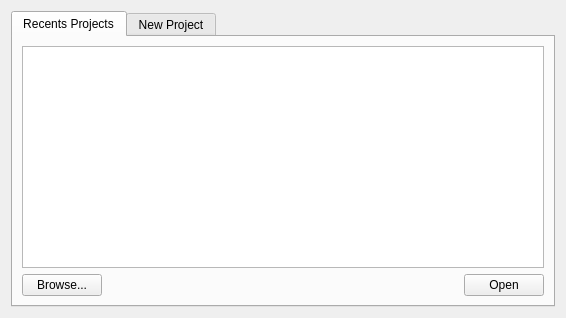
<?xml version="1.0" encoding="UTF-8"?>
<ui version="4.0">
 <class>ProjectWizard</class>
 <widget class="QWidget" name="ProjectWizard">
  <property name="windowModality">
   <enum>Qt::WindowModal</enum>
  </property>
  <property name="geometry">
   <rect>
    <x>0</x>
    <y>0</y>
    <width>566</width>
    <height>318</height>
   </rect>
  </property>
  <property name="sizePolicy">
   <sizepolicy hsizetype="Preferred" vsizetype="Preferred">
    <horstretch>0</horstretch>
    <verstretch>0</verstretch>
   </sizepolicy>
  </property>
  <property name="minimumSize">
   <size>
    <width>566</width>
    <height>318</height>
   </size>
  </property>
  <property name="maximumSize">
   <size>
    <width>16777215</width>
    <height>16777215</height>
   </size>
  </property>
  <property name="contextMenuPolicy">
   <enum>Qt::DefaultContextMenu</enum>
  </property>
  <property name="windowTitle">
   <string>Project Wizard</string>
  </property>
  <layout class="QGridLayout" name="gridLayout">
   <item row="0" column="1">
    <widget class="QTabWidget" name="TabProjects">
     <property name="currentIndex">
      <number>0</number>
     </property>
     <widget class="QWidget" name="TabRecents">
      <attribute name="title">
       <string>Recents Projects</string>
      </attribute>
      <layout class="QVBoxLayout" name="verticalLayout_2">
       <item>
        <widget class="QListWidget" name="recentsProjectsView"/>
       </item>
       <item>
        <widget class="QWidget" name="widget_3" native="true">
         <layout class="QHBoxLayout" name="horizontalLayout_2">
          <property name="margin">
           <number>0</number>
          </property>
          <item>
           <widget class="QPushButton" name="pushButton">
            <property name="text">
             <string>Browse...</string>
            </property>
           </widget>
          </item>
          <item>
           <spacer name="horizontalSpacer">
            <property name="orientation">
             <enum>Qt::Horizontal</enum>
            </property>
            <property name="sizeHint" stdset="0">
             <size>
              <width>40</width>
              <height>20</height>
             </size>
            </property>
           </spacer>
          </item>
          <item>
           <widget class="QPushButton" name="openProjectButton">
            <property name="text">
             <string>Open</string>
            </property>
           </widget>
          </item>
         </layout>
        </widget>
       </item>
      </layout>
     </widget>
     <widget class="QWidget" name="TabNew">
      <attribute name="title">
       <string>New Project</string>
      </attribute>
      <layout class="QGridLayout" name="gridLayout_2">
       <property name="margin">
        <number>9</number>
       </property>
       <item row="0" column="0">
        <widget class="QLabel" name="label">
         <property name="sizePolicy">
          <sizepolicy hsizetype="Minimum" vsizetype="Fixed">
           <horstretch>0</horstretch>
           <verstretch>0</verstretch>
          </sizepolicy>
         </property>
         <property name="minimumSize">
          <size>
           <width>0</width>
           <height>20</height>
          </size>
         </property>
         <property name="maximumSize">
          <size>
           <width>16777215</width>
           <height>20</height>
          </size>
         </property>
         <property name="text">
          <string>Project Location :</string>
         </property>
        </widget>
       </item>
       <item row="1" column="1">
        <widget class="QPushButton" name="projectBrowseButton">
         <property name="text">
          <string>Browse...</string>
         </property>
        </widget>
       </item>
       <item row="1" column="0">
        <widget class="QLineEdit" name="projectLocation">
         <property name="sizePolicy">
          <sizepolicy hsizetype="Expanding" vsizetype="Fixed">
           <horstretch>0</horstretch>
           <verstretch>0</verstretch>
          </sizepolicy>
         </property>
        </widget>
       </item>
       <item row="3" column="1">
        <widget class="QPushButton" name="gameBrowseButton">
         <property name="text">
          <string>Browse...</string>
         </property>
        </widget>
       </item>
       <item row="2" column="0">
        <widget class="QLabel" name="label_2">
         <property name="sizePolicy">
          <sizepolicy hsizetype="Preferred" vsizetype="Fixed">
           <horstretch>0</horstretch>
           <verstretch>0</verstretch>
          </sizepolicy>
         </property>
         <property name="minimumSize">
          <size>
           <width>0</width>
           <height>20</height>
          </size>
         </property>
         <property name="maximumSize">
          <size>
           <width>16777215</width>
           <height>20</height>
          </size>
         </property>
         <property name="text">
          <string>Game Location :</string>
         </property>
        </widget>
       </item>
       <item row="6" column="0">
        <spacer name="verticalSpacer">
         <property name="orientation">
          <enum>Qt::Vertical</enum>
         </property>
         <property name="sizeHint" stdset="0">
          <size>
           <width>20</width>
           <height>40</height>
          </size>
         </property>
        </spacer>
       </item>
       <item row="3" column="0">
        <widget class="QLineEdit" name="gameLocation"/>
       </item>
       <item row="7" column="1">
        <widget class="QPushButton" name="createProjectButton">
         <property name="text">
          <string>Create</string>
         </property>
        </widget>
       </item>
      </layout>
     </widget>
    </widget>
   </item>
  </layout>
 </widget>
 <resources/>
 <connections/>
</ui>
